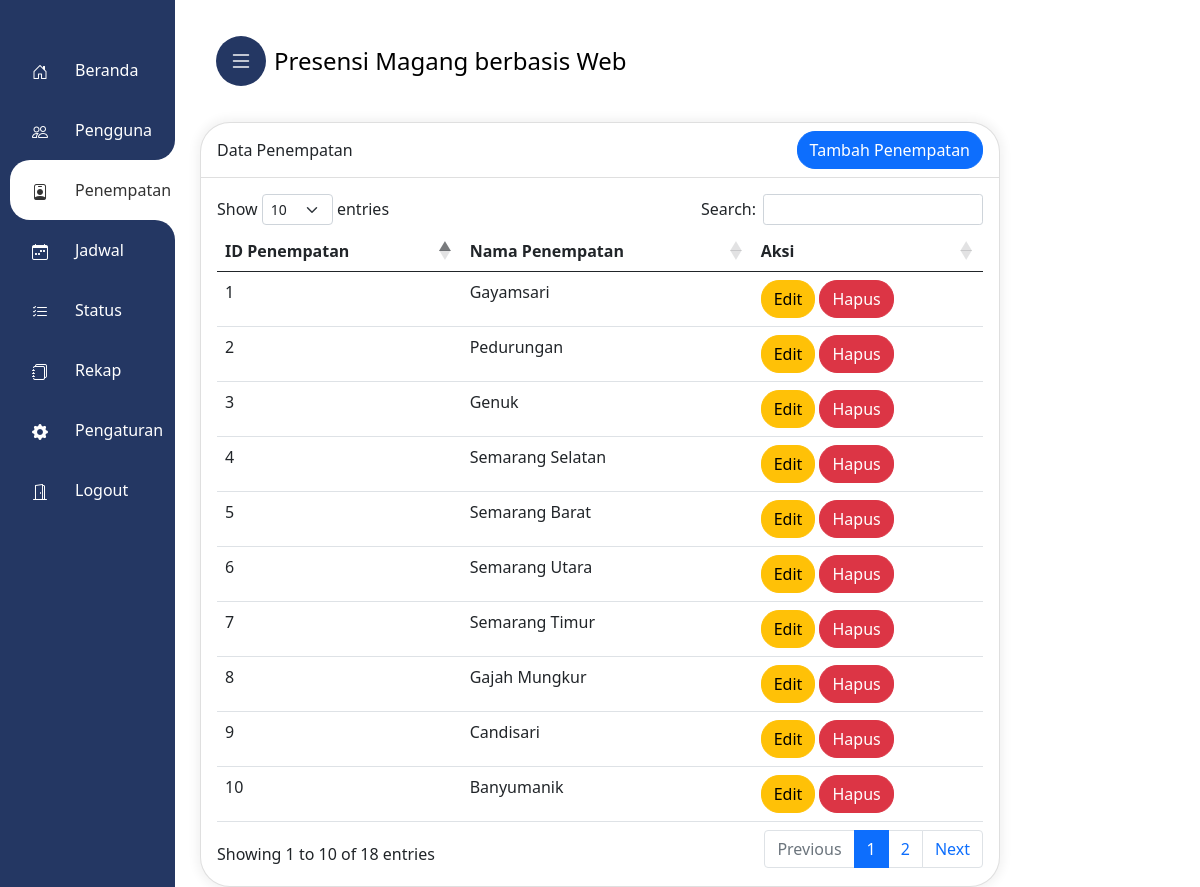
The app's page /admin/penempatan.php (signed in) with its own data.
### tables this page shows
CREATE TABLE `penempatan` (
  `penempatan_id` int(11) NOT NULL,
  `penempatan_nama` varchar(50) NOT NULL,
  `alamat` varchar(255) NOT NULL,
  `latitude` varchar(30) NOT NULL,
  `longitude` varchar(30) NOT NULL,
  `link` varchar(255) NOT NULL
);

### admin/penempatan.php (the view, shortened to what this page needs)
<?php
include_once 'main-admin.php';
    ?>
<!DOCTYPE html>
<html lang="en">
<head>
    <link href="https://cdn.jsdelivr.net/npm/bootstrap@5.0.0-beta2/dist/css/bootstrap.min.css" rel="stylesheet"
>
</head>
<body>
    <div class="mx-auto">
        <div class="card">
            <div class="card-header d-flex justify-content-between">
                <div class="d-flex align-items-center">Data Penempatan</div>
                <a data-bs-toggle="modal" data-bs-target="#tambahModal">
                    <button type="button" class="btn btn-primary">Tambah Penempatan</button>
                </a>
            </div>
            <div class="card-body">
                <table class="table">
                    <thead>
                        <tr>
                            <th scope="col">ID Penempatan</th>
                            <th scope="col">Nama Penempatan</th>
                            <th scope="col">Aksi</th>
                        </tr>
                    </thead>
                    <tbody>
                        <?php
                        $sql = "SELECT * FROM penempatan";
                        $stmt = $conn->prepare($sql);
                        $stmt->execute();
                        $result = $stmt->fetchAll(PDO::FETCH_ASSOC);
                        foreach ($result as $row) {
                            $penempatan_id = $row['penempatan_id'];
                            $penempatan_nama = $row['penempatan_nama'];
                            ?>
                            <tr>
                                <td scope="row">
                                    <?php echo $penempatan_id ?>
                                </td>
                                <td scope="row">
                                    <?php echo $penempatan_nama ?>
                                </td>
                                <td scope="row">
                                    <a id="iniEditModal" data-bs-toggle="modal" data-bs-target="#editModal"
                                        data-id="<?php echo $penempatan_id ?>" data-penempatan="<?php echo $penempatan_nama ?>">
                                        <button type="button" class="btn btn-warning">Edit</button>
                                    </a>
                                    <button type='button' onclick='return confirmDelete(`<?php echo $penempatan_id ?>`)'
                                        class='btn btn-danger'>Hapus</button>
                                </td>
                            </tr>
                            <?php
                        }
                        ?>
                    </tbody>
                </table>
            </div>
        </div>
    </div>
</body>
</html>

### admin/style.css (style rules this page uses)
a,a:hover,a:focus { color: inherit;text-decoration: none;transition: all 0.3s; }
.card { box-shadow: 0px 0px 10px 4px rgba(0, 0, 0, 0.05);border:none;border-radius: 30px; }
@media only screen and (min-width: 576px) { .mx-auto { margin-top:20px } }

### admin/main-admin.php (style rules this page uses)
.btn { border-radius:18px !important; }
.card, .modal-content { border:0;border-radius: 30px !important; }
.card-header { background:none !important }

### admin/penempatan.php (style rules this page uses)
.mx-auto { width: 800px }
.card { margin-top: 10px; }

### records on screen
penempatan: penempatan_id "1", penempatan_nama "Gayamsari"
penempatan: penempatan_id "2", penempatan_nama "Pedurungan"
penempatan: penempatan_id "3", penempatan_nama "Genuk"
penempatan: penempatan_id "4", penempatan_nama "Semarang Selatan"
penempatan: penempatan_id "5", penempatan_nama "Semarang Barat"
penempatan: penempatan_id "6", penempatan_nama "Semarang Utara"
penempatan: penempatan_id "7", penempatan_nama "Semarang Timur"
penempatan: penempatan_id "8", penempatan_nama "Gajah Mungkur"
penempatan: penempatan_id "9", penempatan_nama "Candisari"
penempatan: penempatan_id "10", penempatan_nama "Banyumanik"
